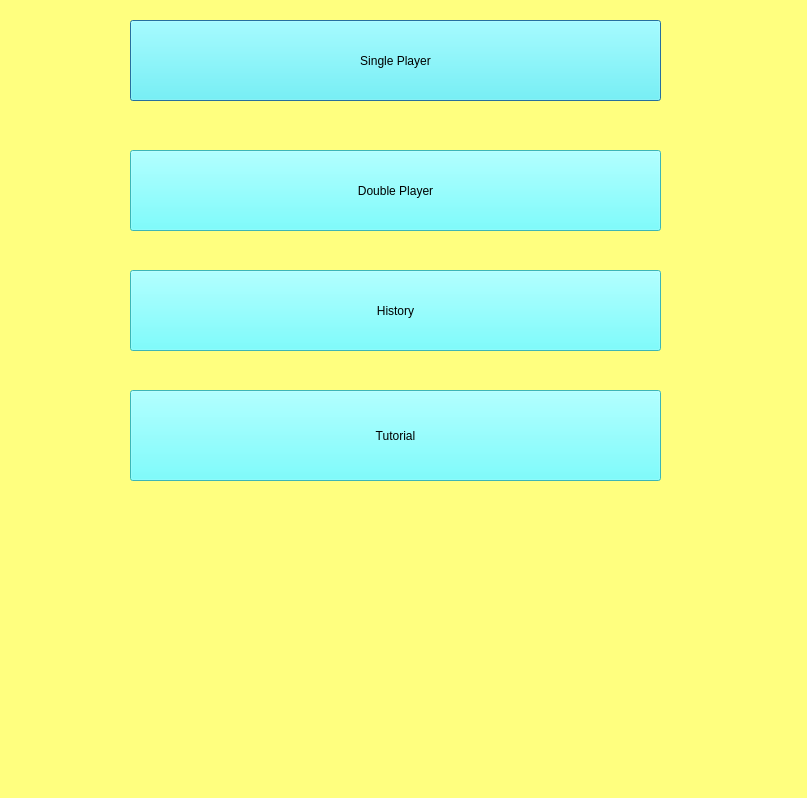
<?xml version="1.0" encoding="UTF-8"?>
<ui version="4.0">
 <class>Dialog</class>
 <widget class="QDialog" name="Dialog">
  <property name="geometry">
   <rect>
    <x>0</x>
    <y>0</y>
    <width>807</width>
    <height>798</height>
   </rect>
  </property>
  <property name="windowTitle">
   <string>Dialog</string>
  </property>
  <property name="styleSheet">
   <string notr="true">background-color:rgb(255, 255, 127);</string>
  </property>
  <widget class="QPushButton" name="pushButton">
   <property name="geometry">
    <rect>
     <x>130</x>
     <y>20</y>
     <width>531</width>
     <height>81</height>
    </rect>
   </property>
   <property name="styleSheet">
    <string notr="true">background-color:rgb(85, 255, 255);
font: 75 20pt &quot;Arial&quot;;</string>
   </property>
   <property name="text">
    <string>Single Player</string>
   </property>
  </widget>
  <widget class="QPushButton" name="pushButton_2">
   <property name="geometry">
    <rect>
     <x>130</x>
     <y>150</y>
     <width>531</width>
     <height>81</height>
    </rect>
   </property>
   <property name="styleSheet">
    <string notr="true">background-color:rgb(85, 255, 255);
font: 75 20pt &quot;Arial&quot;;</string>
   </property>
   <property name="text">
    <string>Double Player</string>
   </property>
  </widget>
  <widget class="QPushButton" name="pushButton_4">
   <property name="geometry">
    <rect>
     <x>130</x>
     <y>270</y>
     <width>531</width>
     <height>81</height>
    </rect>
   </property>
   <property name="styleSheet">
    <string notr="true">background-color:rgb(85, 255, 255);
font: 75 20pt &quot;Arial&quot;;</string>
   </property>
   <property name="text">
    <string>History</string>
   </property>
  </widget>
  <widget class="QPushButton" name="pushButton_5">
   <property name="geometry">
    <rect>
     <x>130</x>
     <y>390</y>
     <width>531</width>
     <height>91</height>
    </rect>
   </property>
   <property name="styleSheet">
    <string notr="true">background-color:rgb(85, 255, 255);
font: 75 20pt &quot;Arial&quot;;</string>
   </property>
   <property name="text">
    <string>Tutorial</string>
   </property>
  </widget>
 </widget>
 <resources/>
 <connections/>
</ui>
